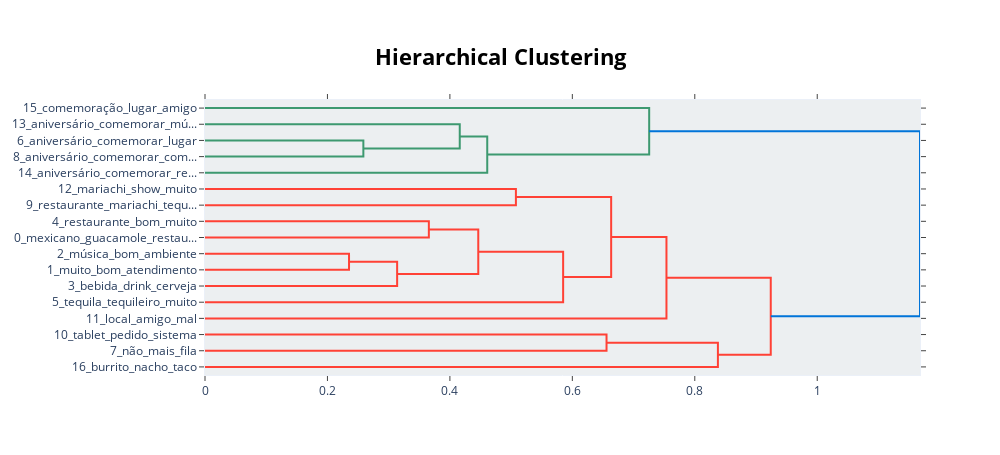

The cell this chart's notebook holds for it:
### Code cell
topic_model.visualize_hierarchy()

### Figure 1 — Plotly figure (JSON) as saved in the notebook; plotly's stock layout.template omitted (floating-point values rounded to 4 significant figures)
{"data": [{"hoverinfo": "text", "marker": {"color": "rgb(61,153,112)"}, "mode": "lines", "type": "scatter", "x": [0, 0.2586, 0.2586, 0], "xaxis": "x", "y": [-25, -25, -35, -35], "yaxis": "y"}, {"hoverinfo": "text", "marker": {"color": "rgb(61,153,112)"}, "mode": "lines", "type": "scatter", "x": [0, 0.4161, 0.4161, 0.2586], "xaxis": "x", "y": [-15, -15, -30, -30], "yaxis": "y"}, {"hoverinfo": "text", "marker": {"color": "rgb(61,153,112)"}, "mode": "lines", "type": "scatter", "x": [0.4161, 0.461, 0.461, 0], "xaxis": "x", "y": [-22.5, -22.5, -45, -45], "yaxis": "y"}, {"hoverinfo": "text", "marker": {"color": "rgb(61,153,112)"}, "mode": "lines", "type": "scatter", "x": [0, 0.7255, 0.7255, 0.461], "xaxis": "x", "y": [-5, -5, -33.75, -33.75], "yaxis": "y"}, {"hoverinfo": "text", "marker": {"color": "rgb(255,65,54)"}, "mode": "lines", "type": "scatter", "x": [0, 0.5078, 0.5078, 0], "xaxis": "x", "y": [-55, -55, -65, -65], "yaxis": "y"}, {"hoverinfo": "text", "marker": {"color": "rgb(255,65,54)"}, "mode": "lines", "type": "scatter", "x": [0, 0.3656, 0.3656, 0], "xaxis": "x", "y": [-75, -75, -85, -85], "yaxis": "y"}, {"hoverinfo": "text", "marker": {"color": "rgb(255,65,54)"}, "mode": "lines", "type": "scatter", "x": [0, 0.2352, 0.2352, 0], "xaxis": "x", "y": [-95, -95, -105, -105], "yaxis": "y"}, {"hoverinfo": "text", "marker": {"color": "rgb(255,65,54)"}, "mode": "lines", "type": "scatter", "x": [0.2352, 0.3138, 0.3138, 0], "xaxis": "x", "y": [-100, -100, -115, -115], "yaxis": "y"}, {"hoverinfo": "text", "marker": {"color": "rgb(255,65,54)"}, "mode": "lines", "type": "scatter", "x": [0.3656, 0.4463, 0.4463, 0.3138], "xaxis": "x", "y": [-80, -80, -107.5, -107.5], "yaxis": "y"}, {"hoverinfo": "text", "marker": {"color": "rgb(255,65,54)"}, "mode": "lines", "type": "scatter", "x": [0.4463, 0.585, 0.585, 0], "xaxis": "x", "y": [-93.75, -93.75, -125, -125], "yaxis": "y"}, {"hoverinfo": "text", "marker": {"color": "rgb(255,65,54)"}, "mode": "lines", "type": "scatter", "x": [0.5078, 0.6634, 0.6634, 0.585], "xaxis": "x", "y": [-60, -60, -109.4, -109.4], "yaxis": "y"}, {"hoverinfo": "text", "marker": {"color": "rgb(255,65,54)"}, "mode": "lines", "type": "scatter", "x": [0.6634, 0.7537, 0.7537, 0], "xaxis": "x", "y": [-84.69, -84.69, -135, -135], "yaxis": "y"}, {"hoverinfo": "text", "marker": {"color": "rgb(255,65,54)"}, "mode": "lines", "type": "scatter", "x": [0, 0.6558, 0.6558, 0], "xaxis": "x", "y": [-145, -145, -155, -155], "yaxis": "y"}, {"hoverinfo": "text", "marker": {"color": "rgb(255,65,54)"}, "mode": "lines", "type": "scatter", "x": [0.6558, 0.8378, 0.8378, 0], "xaxis": "x", "y": [-150, -150, -165, -165], "yaxis": "y"}, {"hoverinfo": "text", "marker": {"color": "rgb(255,65,54)"}, "mode": "lines", "type": "scatter", "x": [0.7537, 0.9241, 0.9241, 0.8378], "xaxis": "x", "y": [-109.8, -109.8, -157.5, -157.5], "yaxis": "y"}, {"hoverinfo": "text", "marker": {"color": "rgb(0,116,217)"}, "mode": "lines", "type": "scatter", "x": [0.7255, 1.168, 1.168, 0.9241], "xaxis": "x", "y": [-19.38, -19.38, -133.7, -133.7], "yaxis": "y"}], "layout": {"autosize": false, "height": 455, "hoverlabel": {"bgcolor": "white", "font": {"family": "Rockwell", "size": 16}}, "hovermode": "closest", "plot_bgcolor": "#ECEFF1", "showlegend": false, "title": {"font": {"color": "Black", "size": 22}, "text": "<b>Hierarchical Clustering</b>", "x": 0.5, "xanchor": "center", "yanchor": "top"}, "width": 1000, "xaxis": {"mirror": "allticks", "rangemode": "tozero", "showgrid": false, "showline": true, "showticklabels": true, "ticks": "outside", "type": "linear", "zeroline": false}, "yaxis": {"mirror": "allticks", "range": [-170, 0], "rangemode": "tozero", "showgrid": false, "showline": true, "showticklabels": true, "tickmode": "array", "ticks": "outside", "ticktext": ["15_comemoração_lugar_amigo", "13_aniversário_comemorar_mú...", "6_aniversário_comemorar_lugar", "8_aniversário_comemorar_com...", "14_aniversário_comemorar_re...", "12_mariachi_show_muito", "9_restaurante_mariachi_tequ...", "4_restaurante_bom_muito", "0_mexicano_guacamole_restau...", "2_música_bom_ambiente", "1_muito_bom_atendimento", "3_bebida_drink_cerveja", "5_tequila_tequileiro_muito", "11_local_amigo_mal", "10_tablet_pedido_sistema", "7_não_mais_fila", "16_burrito_nacho_taco"], "tickvals": [-5, -15, -25, -35, -45, -55, -65, -75, -85, -95, -105, -115, -125, -135, -145, -155, -165], "type": "linear", "zeroline": false}}}
